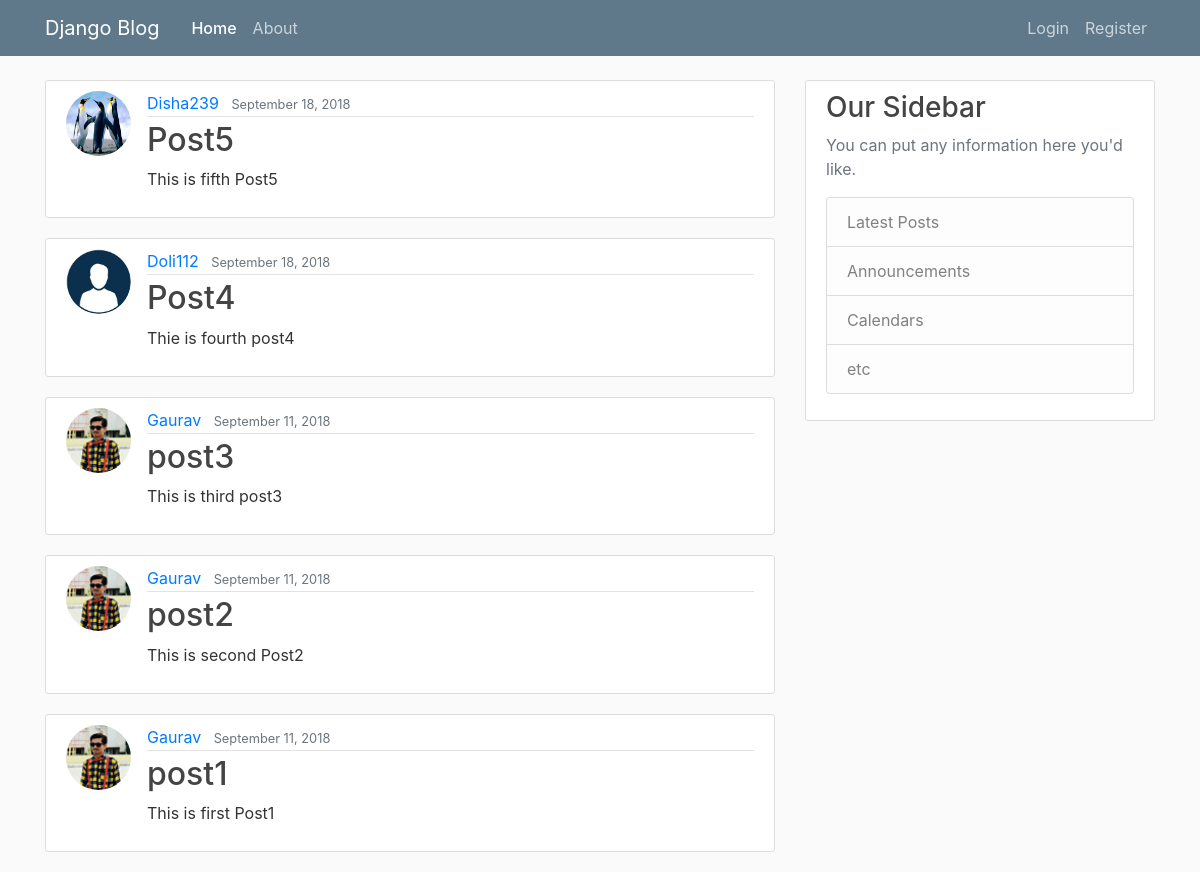
/, run on an earlier commit of the app's database.
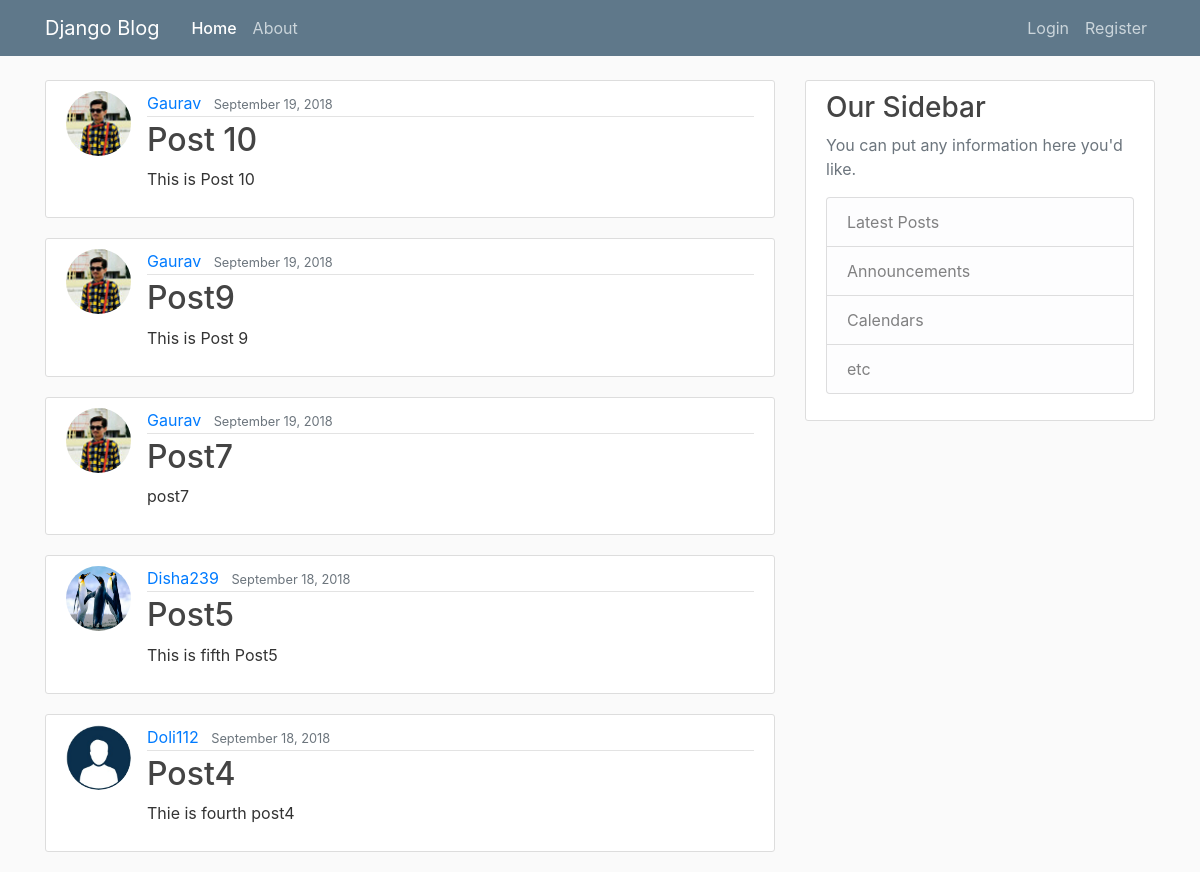
And on a later commit of the database.
### blog/models.py (models this page shows, shortened)
class Post(models.Model):
	title = models.CharField(max_length=100)
	content = models.TextField()
	date_posted = models.DateTimeField(default = timezone.now)
	author = models.ForeignKey(User, on_delete = models.CASCADE)

### users/models.py (models this page shows, shortened)
class Profile(models.Model):
	user = models.OneToOneField(User, on_delete=models.CASCADE)
	image = models.ImageField(default = 'default.jpg', upload_to = 'profile_pics')

### blog/views.py (the view)
# urls.py: path('', PostListView.as_view(), name='blog-home'),
class PostListView(ListView):
	model = Post
	template_name = 'blog/home.html'
	context_object_name = 'posts'
	ordering = ['-date_posted']
	paginate_by = 5

### blog/templates/blog/home.html (shortened to what this page needs)
{% extends "blog/base.html" %}
{% block home-active %}
	active
{% endblock home-active %}
{% block content %}
	{% for post in posts %}
		<article class="media content-section">
		  <img class = "rounded-circle article-img" src="{{ post.author.profile.image.url }}">
		  <div class="media-body">
		    <div class="article-metadata">
		      <a class="mr-2" href="#">{{ post.author }}</a>
		      <small class="text-muted">{{ post.date_posted|date:"F d, Y" }}</small>
		    </div>
		    <h2><a class="article-title" href="{% url 'post-detail' post.id %}">{{ post.title }}</a></h2>
		    <p class="article-content">{{ post.content }}</p>
		  </div>
		</article>
	{% endfor %}
{% endblock content %}

What changed in the data, as far as the page shows it:
no longer on this page (row unchanged): Post: author.profile.image (picture), author "Gaurav", date_posted "September 11, 2018", title "post3", content "This is third post3"
no longer on this page (row unchanged): Post: author.profile.image (picture), author "Gaurav", date_posted "September 11, 2018", title "post2", content "This is second Post2"
no longer on this page (row unchanged): Post: author.profile.image (picture), author "Gaurav", date_posted "September 11, 2018", title "post1", content "This is first Post1"
added Post: author.profile.image (picture), author "Gaurav", date_posted "September 19, 2018", title "Post 10", content "This is Post 10"
added Post: author.profile.image (picture), author "Gaurav", date_posted "September 19, 2018", title "Post9", content "This is Post 9"
added Post: author.profile.image (picture), author "Gaurav", date_posted "September 19, 2018", title "Post7", content "post7"
